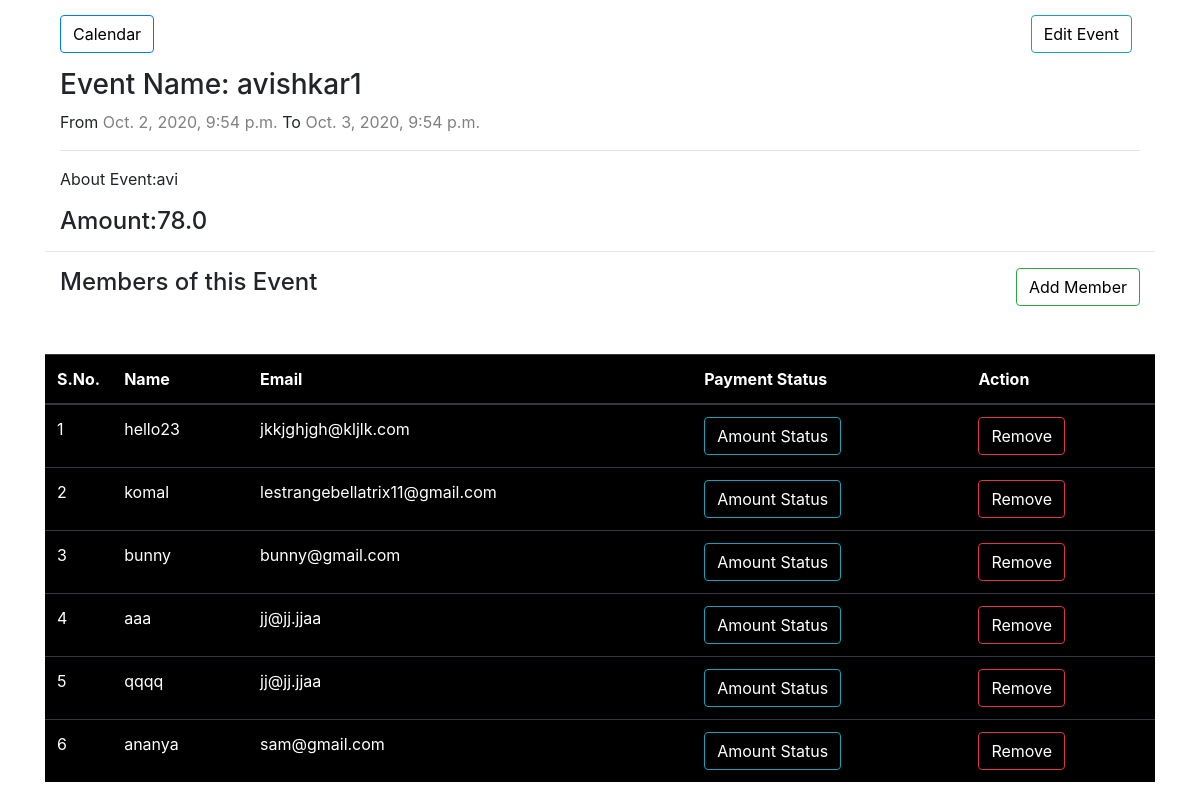
/calendarapp/event/7/details/ (signed in), run on the app's committed database.
### calendarapp/models.py (models this page shows, shortened)
class Event(models.Model): #creating the event post for the users to see the list of events organised by the
    user = models.ForeignKey(User, on_delete=models.CASCADE) #campus ambassador
    title = models.CharField(max_length=200, unique=True)
    description = models.TextField()
    start_time = models.DateTimeField()
    end_time = models.DateTimeField()
    amount = models.FloatField()
    created_date = models.DateTimeField(auto_now_add=True)

class EventMember(models.Model):
    event = models.ForeignKey(Event, on_delete=models.CASCADE)
    user = models.ForeignKey(User, on_delete=models.CASCADE)
    class Meta:
        unique_together = ['event', 'user']

### calendarapp/views.py (the view)
# urls.py: path('event/<int:event_id>/details/', views.event_details, name='event-detail'),
@login_required
def event_details(request, event_id):
    event = Event.objects.get(id=event_id)
    eventmember = EventMember.objects.filter(event=event)
    context = {
        'event': event,
        'eventmember': eventmember
    }
    return render(request, 'calendarapp/event-details.html', context)

### calendarapp/templates/calendarapp/event-details.html (shortened to what this page needs)
{% extends 'calendarapp/base.html' %}
{% block content %}
    <div class="container">
        <div class="clearfix">
            <a class="btn btn-primary left" href="{% url 'calendarapp:calendar' %}"> Calendar </a>
            <a class="btn btn-info right mr-2" href="{% url 'calendarapp:event_edit' event.pk %}"> Edit Event </a>
        </div>
        <div class="clearfix">
            <h3>Event Name: {{ event.title }}</h3>
            <p>From <span style="color: gray;">{{ event.start_time }}</span> To <span style="color: gray;">{{ event.end_time }}</span></p>
            <hr>
            <p>About Event:{{ event.description }}</p>
            <h4>Amount:{{ event.amount }}</h4>
        </div>
        <hr>
        <div class="clearfix">
            <h4 class="left" > Members of this Event</h4>
            <a class="btn btn-success right" href="{% url 'calendarapp:add_eventmember' event.id %}"> Add Member </a>
        </div>
        <div class="  mt-5 table-responsive">
        <table class="table table-hover table-dark  " style="background-color:black" >
            <thead>
                <tr>
                  <th style="width: 10px">S.No.</th>
                  <th>Name</th>
                  <th>Email</th>
                  <th>Payment Status</th>
                  <th>Action</th>
                </tr>
              </thead>
              <tbody>
                {% for member in eventmember %}
                <tr role="row">
                    <td>{{ forloop.counter }}</td>
                    <td>{{ member.user.username }}</td>
                    <td>{{ member.user.email }}</td>
                    <td><a class="btn btn-info text-white" href="{% url 'calendarapp:remove_event' member.id %}">Amount Status</a></td>
                    <td>
                        <a class="btn btn-danger text-white" href="{% url 'calendarapp:remove_event' member.id %}">Remove</a>
                    </td>
                </tr>
                {% endfor %}
              </tbody>
        </table>
    </div>
{% endblock %}

### static/css/style.css (style rules this page uses)
a { color: #17a2b8; }
.left { float: left; }
.right { float: right; }
.btn { outline: none; color: black; background-color: transparent; box-shadow: 0 0 0 0; }
.clearfix { margin: 15px; }

### data on the page
Event: title "avishkar1", start_time "Oct. 2, 2020, 9:54 p.m.", end_time "Oct. 3, 2020, 9:54 p.m.", description "avi", amount "78.0"
EventMember: user.username "hello23", user.email "jkkjghjgh@kljlk.com"
EventMember: user.username "komal", user.email "lestrangebellatrix11@gmail.com"
EventMember: user.username "bunny", user.email "bunny@gmail.com"
EventMember: user.username "aaa", user.email "jj@jj.jjaa"
EventMember: user.username "qqqq", user.email "jj@jj.jjaa"
EventMember: user.username "ananya", user.email "sam@gmail.com"
